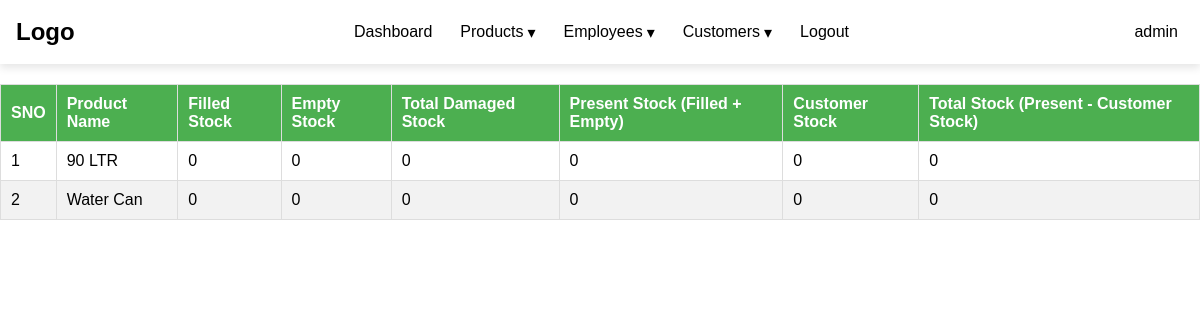
/check_stock_balance (signed in), run on the app's committed database.
### tables this page shows
CREATE TABLE stocks (
            p_id INTEGER PRIMARY KEY AUTOINCREMENT,
            product_id INTEGER,
            filled_stock INTEGER DEFAULT 0,
            empty_stock INTEGER DEFAULT 0,
            damaged_stock INTEGER DEFAULT 0,
            customer_stock INTEGER DEFAULT 0,
            FOREIGN KEY (product_id) REFERENCES products(p_id)
        );

CREATE TABLE products (
            p_id INTEGER PRIMARY KEY AUTOINCREMENT ,
                   product_name TEXT NOT NULL,
                   product_price INTEGER NOT NULL,
                   product_type TEXT NOT NULL,
                   remarks TEXT           
    );

### app.py (the view)
@app.route("/check_stock_balance")
def check_stock_balance():
    if isauth():
        return isauth()
    stock_list=check_stock_balance_()
    return render_template("check_stock_balance.html", session=session, stock_list=stock_list)

### app.py (called while the page is built)
def isauth():
    if "name" not in session:
        return redirect(url_for('login'))
    return None  # Return None if the user is authenticated

### templates/check_stock_balance.html (shortened to what this page needs)
{% extends "base.html" %}
{% block content %}
<!DOCTYPE html>
<html lang="en">
<head>
</head>
<body>
    <table class="stock-table">
        <thead>
            <tr>
                <th>SNO</th>
                <th>Product Name</th>
                <th>Filled Stock</th>
                <th>Empty Stock</th>
                <th>Total Damaged Stock</th>
                <th>Present Stock (Filled + Empty)</th>
                <th>Customer Stock</th>
                <th>Total Stock (Present - Customer Stock)</th>
            </tr>
        </thead>
        <tbody>
            {% if stock_list %}
                {% for stock in stock_list %}
                    <tr>
                        <td>{{ loop.index }}</td>
                        <td>{{ stock.product_name }}</td>
                        <td>{{ stock.filled_stock }}</td>
                        <td>{{ stock.empty_stock }}</td>
                        <td>{{ stock.total_damaged }}</td>
                        <td>{{ stock.present_stock }}</td>
                        <td>{{ stock.customer_stock }}</td>
                        <td>{{ stock.total_stock }}</td>
                    </tr>
                {% endfor %}
            {% else %}
                <tr>
                    <td colspan="8">No product stock data available.</td>
                </tr>
            {% endif %}
        </tbody>
    </table>
</body>
</html>
{% endblock content %}

### templates/base.html (style rules this page uses)
* { box-sizing: border-box; }
body { font-family: Arial, sans-serif; margin: 0; }

### templates/check_stock_balance.html (style rules this page uses)
.stock-table { width: 100%; border-collapse: collapse; font-family: Arial, sans-serif; margin: 20px 0; font-size: 16px; text-align: left; }
.stock-table thead th { background-color: #4CAF50; color: white; padding: 10px; border: 1px solid #dddddd; }
.stock-table tbody td { padding: 10px; border: 1px solid #dddddd; }
.stock-table tbody tr:nth-child(even) { background-color: #f2f2f2; }

### data on the page
stocks: product_name "90 LTR", filled_stock "0", empty_stock "0", total_damaged "0", present_stock "0", customer_stock "0", total_stock "0"
stocks: product_name "Water Can", filled_stock "0", empty_stock "0", total_damaged "0", present_stock "0", customer_stock "0", total_stock "0"

### other printed values
{{ session['name'] }} "admin"
